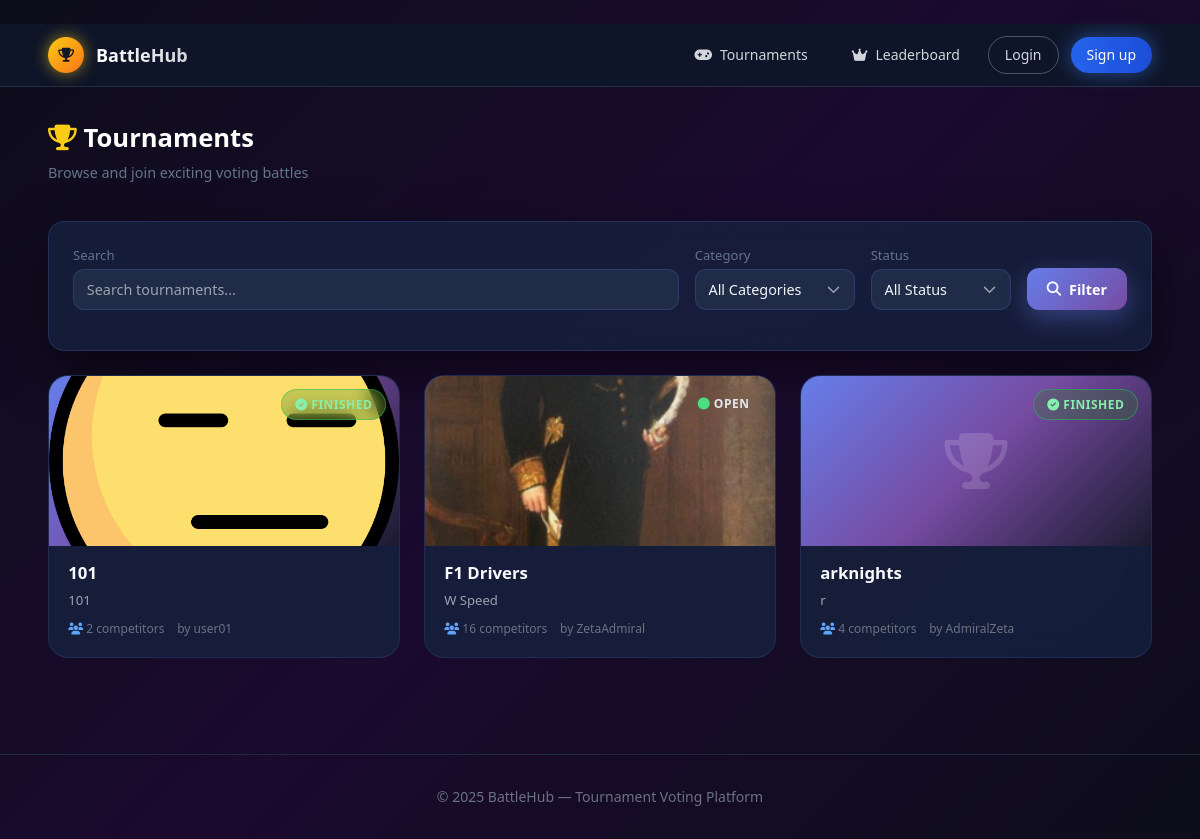
/tournaments/, run on an earlier commit of the app's database.
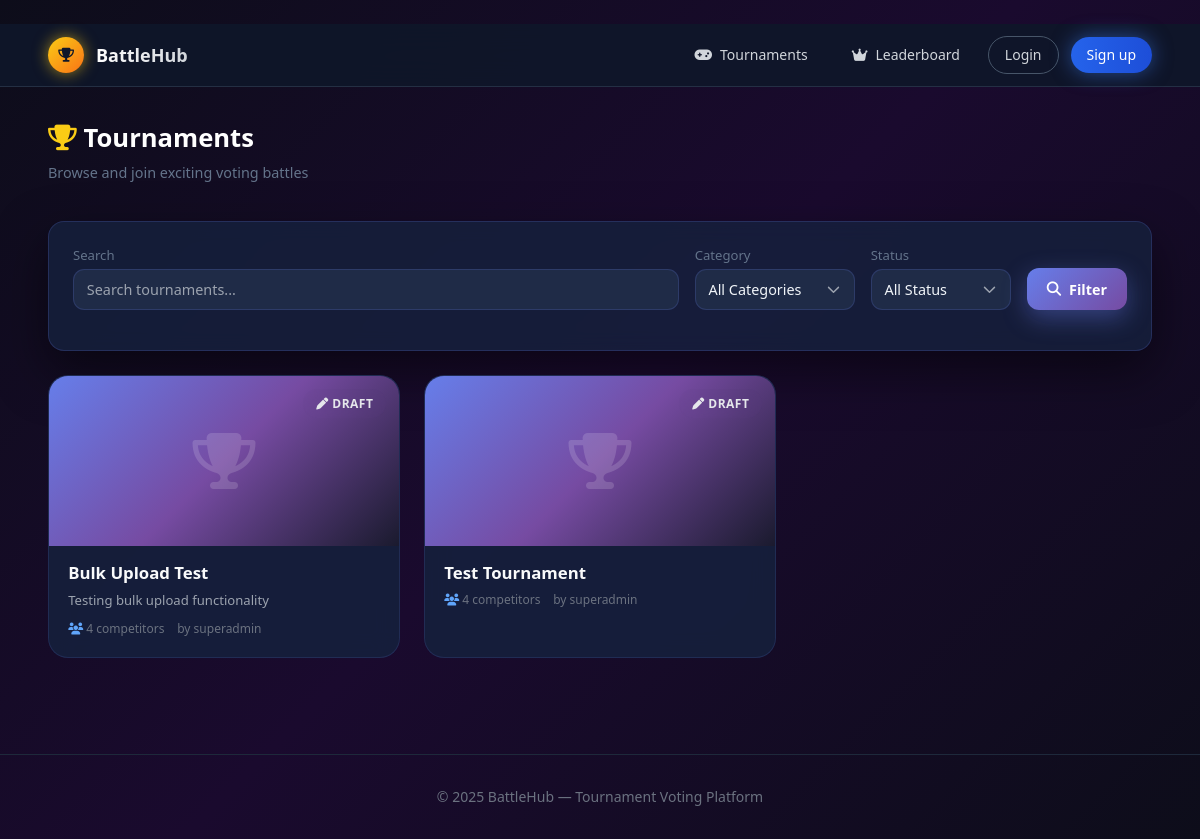
And on a later commit of the database.
### tournaments/models.py (models this page shows, shortened)
class Tournament(models.Model):
    STATUS_CHOICES = [
        ("draft", "Draft"),
        ("waiting", "Waiting Lobby"),
        ("open", "Open"),
        ("finished", "Finished"),
    ]
    BRACKET_SIZE_CHOICES = [
        (2, "2"),
        (4, "4"),
        (8, "8"),
        (16, "16"),
    ]
    CATEGORY_CHOICES = [
        ("gaming", "Gaming"),
        ("sports", "Sports"),
        ("music", "Music"),
        ("movies", "Movies"),
        ("anime", "Anime"),
        ("food", "Food"),
        ("fashion", "Fashion"),
        ("tech", "Technology"),
        ("art", "Art & Design"),
        ("other", "Other"),
    ]
    name = models.CharField(max_length=200)
    description = models.TextField(blank=True)
    category = models.CharField(max_length=100, choices=CATEGORY_CHOICES, default="other")
    language = models.CharField(max_length=50, blank=True)
    thumbnail = models.ImageField(upload_to="tournament_thumbnails/", blank=True, null=True)
    bracket_size = models.PositiveIntegerField(choices=BRACKET_SIZE_CHOICES, default=4)
    voting_duration_seconds = models.PositiveIntegerField(default=60)
    pin_code = models.CharField(max_length=6, unique=True, blank=True, null=True)
    status = models.CharField(max_length=10, choices=STATUS_CHOICES, default="draft")
    current_round = models.PositiveIntegerField(default=1)
    created_by = models.ForeignKey(
        User,
        related_name="created_tournaments",
        on_delete=models.CASCADE,
    )
    created_at = models.DateTimeField(auto_now_add=True)
    class Meta:
        ordering = ["-created_at"]

### tournaments/views.py (the view)
# urls.py: path("", RedirectView.as_view(pattern_name="tournaments:tournament_list", permanent=False)),
def tournament_list(request):
    search_query = request.GET.get("search", "")
    selected_tag = request.GET.get("tag", "")
    selected_status = request.GET.get("status", "")
    tournaments = Tournament.objects.all().order_by('-created_at')
    if search_query:
        tournaments = tournaments.filter(
            Q(name__icontains=search_query) |
            Q(description__icontains=search_query)
        )
    if selected_status:
        tournaments = tournaments.filter(status=selected_status)
    if selected_tag:
        tournaments = tournaments.filter(category=selected_tag)
    all_tags = []
    for value, label in Tournament.CATEGORY_CHOICES:
        all_tags.append({
            'name': value,
            'label': label,
            'is_selected': (value == selected_tag)
        })
    paginator = Paginator(tournaments, 12)  # 12 items per page
    page_number = request.GET.get("page")
    page_obj = paginator.get_page(page_number)
    context = {
        "tournaments": page_obj,
        "page_obj": page_obj,
        "all_tags": all_tags,
        "search_query": search_query,
        "selected_tag": selected_tag,
        "selected_status": selected_status,
        "status_choices": [
            {"value": "draft", "label": "📝 Draft", "is_selected": selected_status == "draft"},
            {"value": "open", "label": "🔴 Live", "is_selected": selected_status == "open"},
            {"value": "finished", "label": "✅ Finished", "is_selected": selected_status == "finished"},
        ],
    }
    return render(
        request,
        "tournaments/tournament_list.html",
        context,
    )

### custom_admin/context_processors.py (called while the page is built)
def admin_context(request):
    context = {}
    if request.user.is_authenticated and request.user.is_staff:
        context['pending_reports'] = Report.objects.filter(status='pending').count()
    return context

### templates/tournaments/tournament_list.html (shortened to what this page needs)
﻿{% extends 'base.html' %}
{% load static %}
{% block content %}
<div class="bh-list-header">
    <div>
        <h1 class="bh-page-title"><i class="fas fa-trophy text-yellow-400"></i> Tournaments</h1>
        <p class="bh-page-subtitle">Browse and join exciting voting battles</p>
    </div>
</div>
<div class="bh-card" style="margin-bottom: 1.5rem;">
    <form method="get" action="" class="bh-filter-form" id="filter-form">
        <div style="display: flex; flex-wrap: wrap; gap: 1rem; align-items: flex-end;">
            <div class="bh-form-group" style="flex: 1; min-width: 220px; margin-bottom: 0;">
                <label class="bh-label">Search</label>
                <input type="text" name="search" class="bh-input" placeholder="Search tournaments..."
                    value="{{ search_query }}">
            </div>
            <div class="bh-form-group" style="min-width: 160px; margin-bottom: 0;">
                <label class="bh-label">Category</label>
                <select name="tag" class="bh-select" onchange="this.form.submit()">
                    <option value="">All Categories</option>
                </select>
            </div>
            <div class="bh-form-group" style="min-width: 140px; margin-bottom: 0;">
                <label class="bh-label">Status</label>
                <select name="status" class="bh-select" onchange="this.form.submit()">
                    <option value="">All Status</option>
                </select>
            </div>
            <button type="submit" class="bh-btn" style="height: 42px;">
                <i class="fas fa-search"></i> Filter
            </button>
        </div>
    </form>
</div>
{% if tournaments %}
<div class="tournament-grid">
    {% for tournament in tournaments %}
    <a href="{% url 'tournaments:tournament_detail' pk=tournament.pk %}" class="tournament-card">
        <div class="tournament-cover">
            {% if tournament.thumbnail %}
            <img src="{{ tournament.thumbnail.url }}" alt="{{ tournament.name }}">
            {% else %}
            <div class="tournament-cover-placeholder"><i class="fas fa-trophy"></i></div>
            {% endif %}
            <span class="tournament-status tournament-status-{{ tournament.status }}">
                {% if tournament.status == 'draft' %}<i class="fas fa-pen"></i> Draft
                {% elif tournament.status == 'open' %}<i class="fas fa-circle text-green-400 animate-pulse"></i> Open
                {% elif tournament.status == 'finished' %}<i class="fas fa-check-circle"></i> Finished
                {% else %}{{ tournament.status }}
                {% endif %}
            </span>
        </div>
        <div class="tournament-info">
            <h3 class="tournament-title">{{ tournament.name }}</h3>
            {% if tournament.description %}
            <p class="tournament-desc">{{ tournament.description|truncatewords:15 }}</p>
            {% endif %}
            <div class="tournament-meta">
                <span><i class="fas fa-users text-blue-400"></i> {{ tournament.bracket_size }} competitors</span>
                {% if tournament.created_by %}
                <span>by {{ tournament.created_by.username }}</span>
                {% endif %}
            </div>
        </div>
    </a>
    {% endfor %}
</div>
{% endif %}
{% endblock %}

### templates/base.html (shortened to what this page needs)
{% load static %}
<!doctype html>
<html lang="en">
<head>
  <script src="https://cdn.tailwindcss.com"></script>
  <link rel="stylesheet" href="https://cdnjs.cloudflare.com/ajax/libs/font-awesome/6.5.1/css/all.min.css">
  <link rel="stylesheet" href="{% static 'css/style.css' %}">
</head>
<body class="bg-slate-950 text-gray-200 min-h-screen">
  <header class="sticky top-0 z-50 backdrop-blur-xl bg-slate-900/95 border-b border-slate-700/60">
    <div class="max-w-6xl mx-auto px-6 py-3">
      <div class="flex items-center justify-between">
        <a href="{% url 'tournaments:tournament_list' %}"
          class="flex items-center gap-3 text-white font-bold text-lg hover:opacity-90 transition">
          <div
            class="w-9 h-9 rounded-full bg-gradient-to-br from-yellow-400 to-orange-500 flex items-center justify-center glow-gold">
            <i class="fas fa-trophy text-slate-900 text-sm"></i>
          </div>
          <span class="bg-gradient-to-r from-white to-gray-300 bg-clip-text text-transparent">BattleHub</span>
        </a>
        <nav class="flex items-center gap-3">
          <a href="{% url 'tournaments:tournament_list' %}"
            class="px-4 py-2 rounded-full text-sm font-medium text-gray-300 hover:text-white hover:bg-slate-800 transition">
            <i class="fas fa-gamepad mr-2"></i>Tournaments
          </a>
          <a href="{% url 'tournaments:leaderboard' %}"
            class="px-4 py-2 rounded-full text-sm font-medium text-gray-300 hover:text-white hover:bg-slate-800 transition">
            <i class="fas fa-crown mr-2"></i>Leaderboard
          </a>
          {% if user.is_authenticated %}
          <a href="{% url 'tournaments:tournament_create' %}"
            class="px-4 py-2 rounded-full text-sm font-medium bg-gradient-to-r from-blue-600 to-blue-700 text-white hover:from-blue-500 hover:to-blue-600 transition glow-blue">
            <i class="fas fa-plus mr-2"></i>Create
          </a>
          {% if user.is_staff %}
          <a href="{% url 'custom_admin:dashboard' %}"
            class="px-4 py-2 rounded-full text-sm font-medium bg-gradient-to-r from-purple-600 to-indigo-600 text-white hover:from-purple-500 hover:to-indigo-500 transition">
            <i class="fas fa-shield-halved mr-2"></i>Admin
          </a>
          {% endif %}
          <div class="user-dropdown ml-2">
            <button class="flex items-center gap-2 px-3 py-2 rounded-full bg-slate-800 hover:bg-slate-700 transition">
              <div
                class="w-7 h-7 rounded-full bg-gradient-to-br from-blue-500 to-purple-600 flex items-center justify-center">
                <i class="fas fa-user text-white text-xs"></i>
              </div>
              <span class="text-sm text-gray-300">{{ user.username }}</span>
              <i class="fas fa-chevron-down text-xs text-gray-500"></i>
            </button>
            <div class="user-dropdown-menu">
              <div>
                <a href="{% url 'accounts:profile' %}" class="user-dropdown-item">
                  <i class="fas fa-user-circle text-gray-400"></i>
                  <span>My Profile</span>
                </a>
                <div class="user-dropdown-divider"></div>
                <form method="post" action="{% url 'accounts:logout' %}" class="m-0">
                  {% csrf_token %}
                  <button type="submit" class="user-dropdown-item w-full text-left text-red-400 hover:text-red-300">
                    <i class="fas fa-sign-out-alt"></i>
                    <span>Logout</span>
                  </button>
                </form>
              </div>
            </div>
          </div>
          {% else %}
          <a href="{% url 'accounts:login' %}"
            class="px-4 py-2 rounded-full text-sm font-medium text-gray-300 border border-slate-600 hover:bg-slate-800 hover:border-slate-500 transition">
            Login
          </a>
          <a href="{% url 'accounts:signup' %}"
            class="px-4 py-2 rounded-full text-sm font-medium bg-gradient-to-r from-blue-600 to-blue-700 text-white hover:from-blue-500 hover:to-blue-600 transition glow-blue">
            Sign up
          </a>
          {% endif %}
        </nav>
      </div>
    </div>
  </header>
  <main class="max-w-6xl mx-auto px-6 py-8">
    {% block content %}{% endblock %}
  </main>
  <footer class="border-t border-slate-800 mt-16">
    <div class="max-w-6xl mx-auto px-6 py-8 text-center text-sm text-gray-500">
      <p>© 2025 BattleHub — Tournament Voting Platform</p>
    </div>
  </footer>
</body>
</html>

### static/css/style.css (style rules this page uses)
:root { --bg: #0d0d1a; --bg-elevated: #1a1a2e; --card: #16213e; --card-soft: #1f2b47; --card-border: rgba(102, 126, 234, 0.2); --accent: #667eea; --accent-secondary: #764ba2; --accent-soft: rgba(102, 126, 234, 0.15); --accent-strong: #5a67d8; --kahoot-red: #e21b3c; --kahoot-blue: #1368ce; --kahoot-yellow: #d89e00; --kahoot-green: #26890c; --kahoot-purple: #864cbf; --danger: #ef4444; --success: #10b981; --warning: #f59e0b; --text-main: #f1f5f9; --text-muted: #94a3b8; --text-soft: #64748b; --text-strong: #ffffff; --radius-lg: 16px; --radius-md: 12px; --radius-sm: 8px; --shadow-soft: 0 20px 50px rgba(0, 0, 0, 0.5); --shadow-glow: 0 0 30px rgba(102, 126, 234, 0.3); --shadow-hover: 0 25px 60px rgba(102, 126, 234, 0.25); --transition-fast: all 0.15s cubic-bezier(0.4, 0, 0.2, 1); --transition-smooth: all 0.25s cubic-bezier(0.4, 0, 0.2, 1); --transition-bounce: all 0.3s cubic-bezier(0.68, -0.55, 0.265, 1.55); }
*, *::before, *::after { box-sizing: border-box; }
html, body { margin: 0; padding: 0; font-family: 'Segoe UI', system-ui, -apple-system, sans-serif; background: linear-gradient(135deg, var(--bg) 0%, #1a0a2e 50%, var(--bg) 100%); background-attachment: fixed; color: var(--text-main); min-height: 100vh; }
.bh-btn { border: none; outline: none; border-radius: var(--radius-md); padding: 0.6rem 1.25rem; font-size: 0.9rem; font-weight: 600; cursor: pointer; display: inline-flex; align-items: center; justify-content: center; gap: 0.5rem; color: var(--text-strong); background: linear-gradient(135deg, var(--accent), var(--accent-secondary)); box-shadow: 0 8px 25px rgba(102, 126, 234, 0.4); transition: var(--transition-bounce); position: relative; overflow: hidden; }
.bh-btn::before { content: ''; position: absolute; top: 0; left: -100%; width: 100%; height: 100%; background: linear-gradient(90deg, transparent, rgba(255, 255, 255, 0.2), transparent); transition: left 0.5s ease; }
.bh-page-title { font-size: 1.6rem; font-weight: 700; color: var(--text-strong); margin-bottom: 0.3rem; }
.bh-page-subtitle { font-size: 0.9rem; color: var(--text-muted); margin-bottom: 1.3rem; }
.bh-card { background: rgba(22, 33, 62, 0.8); backdrop-filter: blur(10px); -webkit-backdrop-filter: blur(10px); border-radius: var(--radius-lg); border: 1px solid var(--card-border); padding: 1.5rem; box-shadow: var(--shadow-soft); transition: var(--transition-smooth); position: relative; overflow: hidden; }
.bh-card::before { content: ''; position: absolute; top: 0; left: 0; right: 0; height: 3px; background: linear-gradient(90deg, var(--accent), var(--accent-secondary), var(--kahoot-purple)); opacity: 0; transition: opacity 0.3s ease; }
.bh-form-group { margin-bottom: 1rem; }
.bh-label { display: block; margin-bottom: 0.25rem; font-size: 0.82rem; font-weight: 500; color: var(--text-muted); }
.bh-input, .bh-textarea, .bh-select { width: 100%; padding: 0.55rem 0.8rem; border-radius: 0.7rem; border: 1px solid var(--card-border); background: var(--card-soft); color: var(--text-main); font-size: 0.9rem; outline: none; transition: border-color 0.15s ease, box-shadow 0.15s ease, background 0.15s ease; }
.bh-select { appearance: none; -webkit-appearance: none; -moz-appearance: none; background-repeat: no-repeat; background-position: right 0.7rem center; background-size: 1.2em; padding-right: 2.5rem; cursor: pointer; }
.bh-select option { background: var(--card); color: var(--text-main); padding: 0.5rem; }
.bh-select option:hover, .bh-select option:checked { background: #3b82f6; color: white; }
.bh-list-header { display: flex; justify-content: space-between; align-items: center; margin-bottom: 1rem; }

### templates/base.html (style rules this page uses)
:root { --bg-primary: #0a0f1a; --bg-secondary: #1e293b; --bg-tertiary: #334155; --text-primary: #f1f5f9; --text-secondary: #94a3b8; --text-muted: #64748b; --border-color: rgba(255, 255, 255, 0.1); --accent: #667eea; --accent-secondary: #764ba2; --success: #10b981; --danger: #ef4444; --warning: #f59e0b; --card-bg: rgba(255, 255, 255, 0.03); --dropdown-bg: #1e293b; --glow-blue: rgba(59, 130, 246, 0.5); --glow-purple: rgba(139, 92, 246, 0.5); }
body { font-family: system-ui, -apple-system, BlinkMacSystemFont, "Segoe UI", sans-serif; background-color: var(--bg-primary); color: var(--text-primary); transition: background-color 0.3s ease, color 0.3s ease; }
.glow-blue { box-shadow: 0 0 20px var(--glow-blue); }
.glow-gold { box-shadow: 0 0 15px rgba(250, 204, 21, 0.6); }

What changed in the data, as far as the page shows it:
removed Tournament: thumbnail (picture), status "finished" (drawn), name "101", description "101", bracket_size "2", created_by.username "user01"
removed Tournament: thumbnail (picture), status "open" (drawn), name "F1 Drivers", description "W Speed", bracket_size "16", created_by.username "ZetaAdmiral"
removed Tournament: status "finished" (drawn), name "arknights", description "r", bracket_size "4", created_by.username "AdmiralZeta"
added Tournament: status "draft" (drawn), name "Bulk Upload Test", description "Testing bulk upload functionality", bracket_size "4", created_by.username "superadmin"
added Tournament: status "draft" (drawn), name "Test Tournament", bracket_size "4", created_by.username "superadmin"
